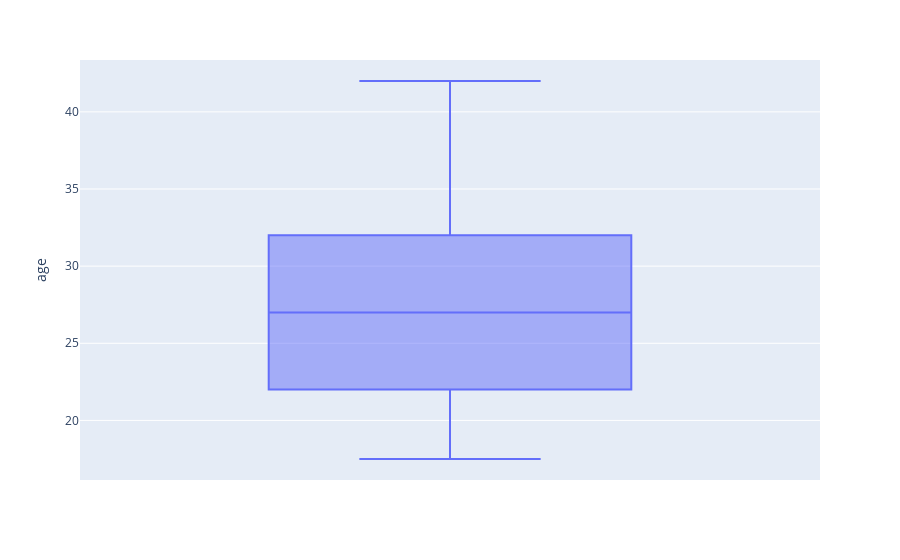

Source (notebook cell):
### Code cell
px.box(X, y = X.age,)

### Figure 1 — Plotly figure (JSON) as saved in the notebook; plotly's stock layout.template omitted (floating-point values rounded to 4 significant figures; data arrays with more than 128 entries replaced by an {"elided": "..."} marker saying what was removed)
{"data": [{"alignmentgroup": "True", "hovertemplate": "age=%{y}<extra></extra>", "legendgroup": "", "marker": {"color": "#636efa"}, "name": "", "notched": false, "offsetgroup": "", "orientation": "v", "showlegend": false, "type": "box", "x0": " ", "xaxis": "x", "y": {"elided": "6366 float values"}, "y0": " ", "yaxis": "y"}], "layout": {"boxmode": "group", "legend": {"tracegroupgap": 0}, "margin": {"t": 60}, "xaxis": {"anchor": "y", "domain": [0, 1]}, "yaxis": {"anchor": "x", "domain": [0, 1], "title": {"text": "age"}}}}
